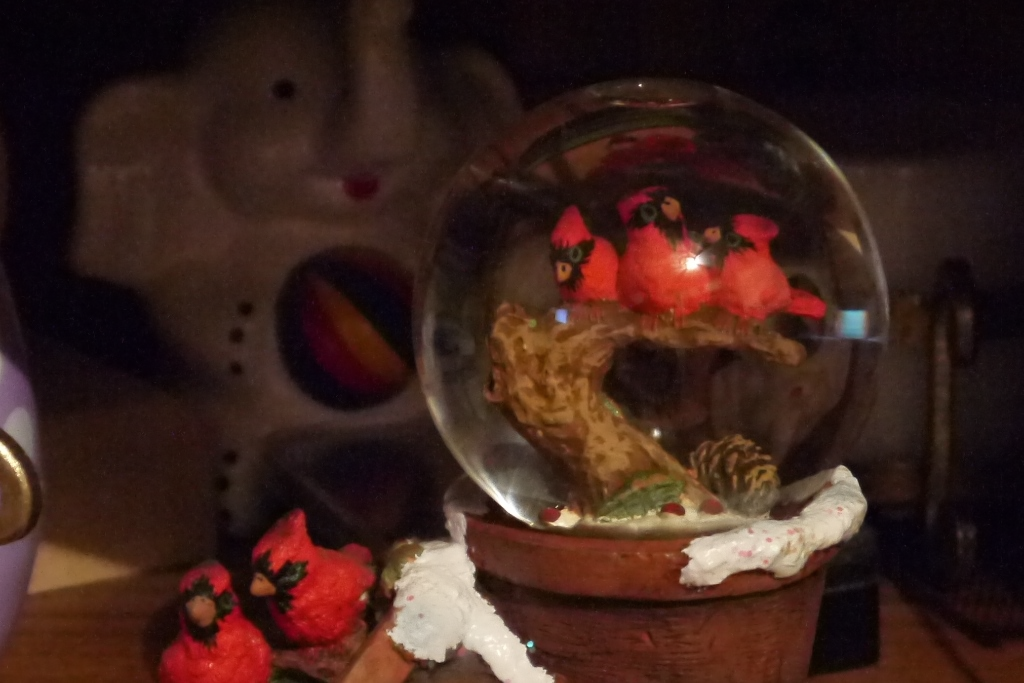
#> input picture CartoonCombined/CartoonCombined/snowglobe_colour.png, 1024 x 683 px
$ python EdgeCartoon.py
#> lines starting #> are read from the running program, lines starting #| are printed output that depends on the picture
import numpy as np
import cv2
import math


if __name__ == '__main__':
   input_image = cv2.imread('snowglobe_colour.png',1) #Reads the input image
#> input_image is the input picture: shape (683, 1024, 3); mean B, G, R 27.8, 34.1, 59.8
   output_image = input_image.copy()

def threshfunc(in_img):
    img_out = np.copy(in_img)
    new_img = np.copy(in_img)
    vert_edge = np.array([[1,0,1],[0,0,0],[-1,0,-1]])
    horz_edge = np.array([[-1,0,1],[-1,0,1],[-1,0,1]])#basic 3x3 edge detection filters for horizontal and vertical slices
    for i in range(new_img.shape[0]):
        for j in range(in_img.shape[1]):
            if i<1 or i>(in_img.shape[0]-2) or j<1 or j>(in_img.shape[1]-2):#skip borders of image
                pass
            else:
                vert = 0
                horz=0
                for x in range(-1,2):
                    for y in range(-1,2): #parameters to do the 3x3 filter in x and y axis
                        horz += new_img[i+x,j+y]*horz_edge[x+1,y+1]
                        vert += new_img[i+x,j+y]*vert_edge[x+1,y+1] #store values of image * filter for both edges
                img_out[i,j] = int(math.sqrt(math.pow(horz,2)+math.pow(vert,2))) # find magnitude
                if img_out[i,j] > 80: #thresholding at near half intensity
                    img_out[i,j] = 255
                else:
                    img_out[i,j] = 0 #lower the threshold, the more edges show
    return img_out

def Edge_Dectection_func(in_img):
    new_img = np.copy(in_img)
    img_grey = cv2.cvtColor(new_img, cv2.COLOR_BGR2GRAY) # line turns the colored rgb image to grayscale
    r = np.copy(img_grey) #Each of the 3 colors will have the same size as
    g = np.copy(img_grey)
    b = np.copy(img_grey)
    for i in range (in_img.shape[0]):
        for j in range (in_img.shape[1]):
            r[i,j] = new_img[i,j][0]
            g[i,j] = new_img[i,j][1]
            b[i,j] = new_img[i,j][2] #rgb extracted and saved in arrays r g b
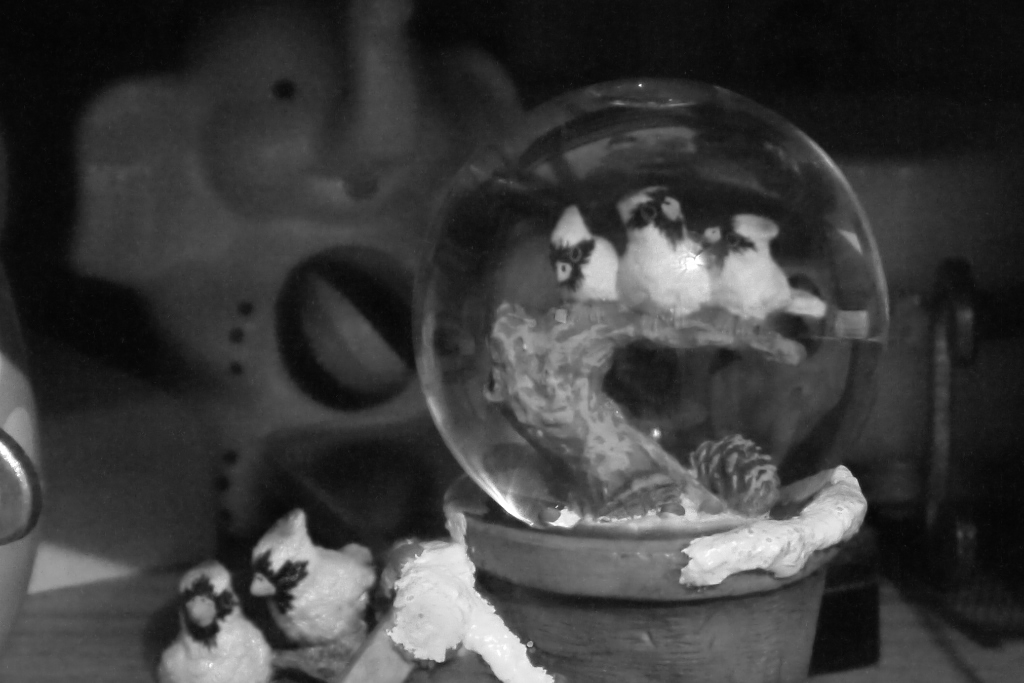
#> b: shape (683, 1024); min 4, max 255, mean 59.8
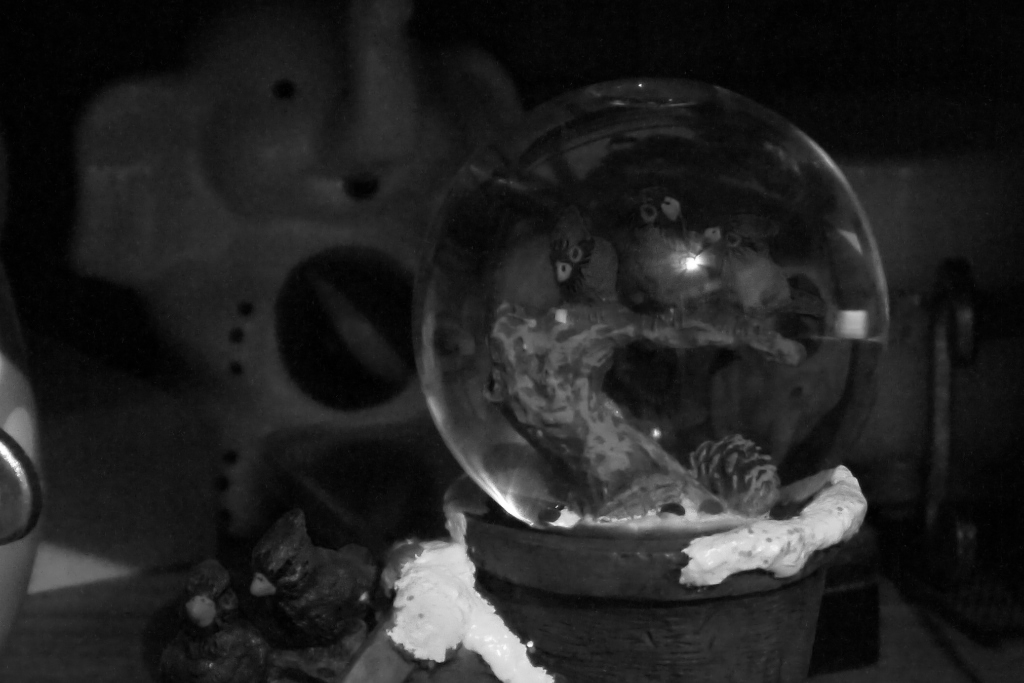
#> g: shape (683, 1024); min 0, max 255, mean 34.1
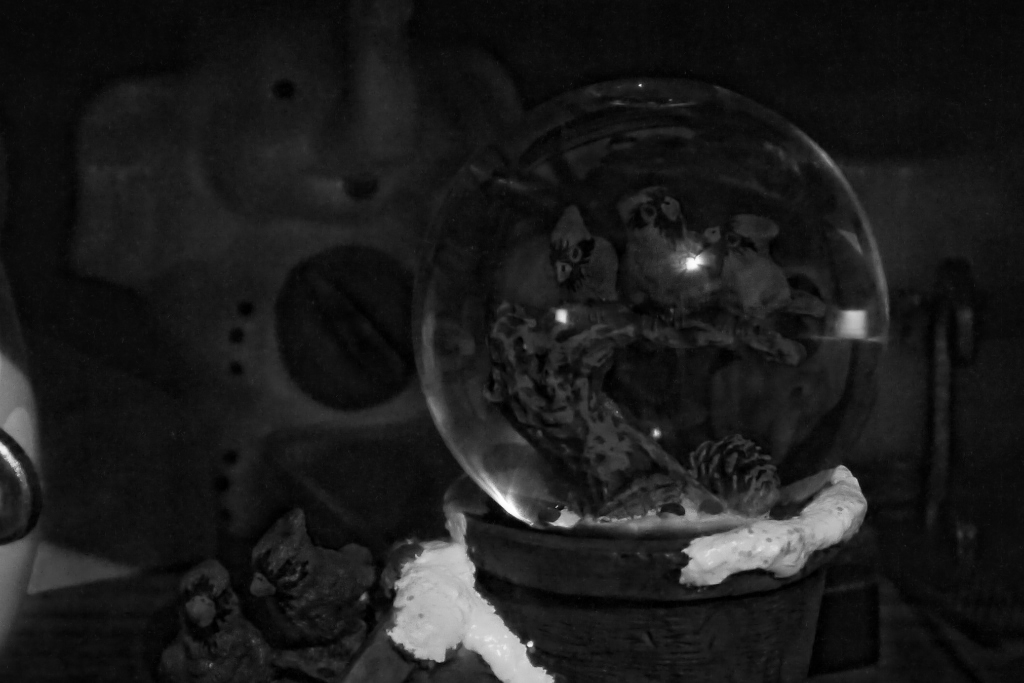
#> r: shape (683, 1024); min 0, max 255, mean 27.8
    r = threshfunc(r)
#> after the loop in threshfunc, `for i in range(new_img.shape[0]):`:
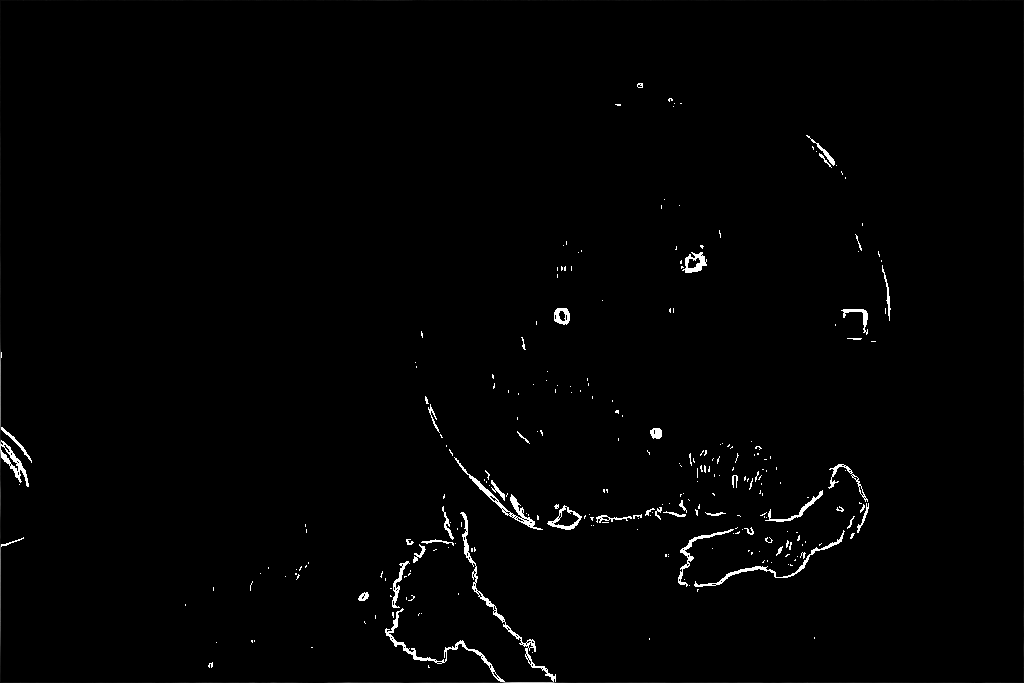
#> img_out: shape (683, 1024); min 0, max 255, mean 2.8
    g = threshfunc(g)
    b = threshfunc(b) #thresholding the RGB image layers
#> after the loop in threshfunc (call 3), `for i in range(new_img.shape[0]):`:
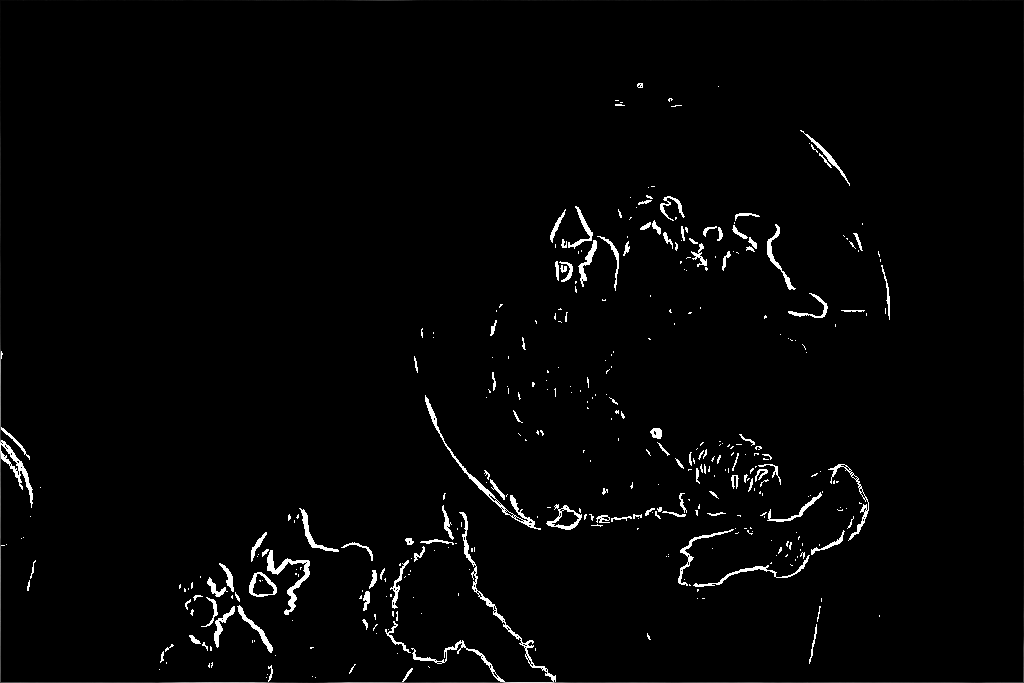
#> img_out: shape (683, 1024); min 0, max 255, mean 5
    for x in range (in_img.shape[0]):
        for y in range (in_img.shape[1]):
            new_img[x,y][0]=r[x,y]
            new_img[x,y][1]=g[x,y]
            new_img[x,y][2]=b[x,y] # save new RGB image
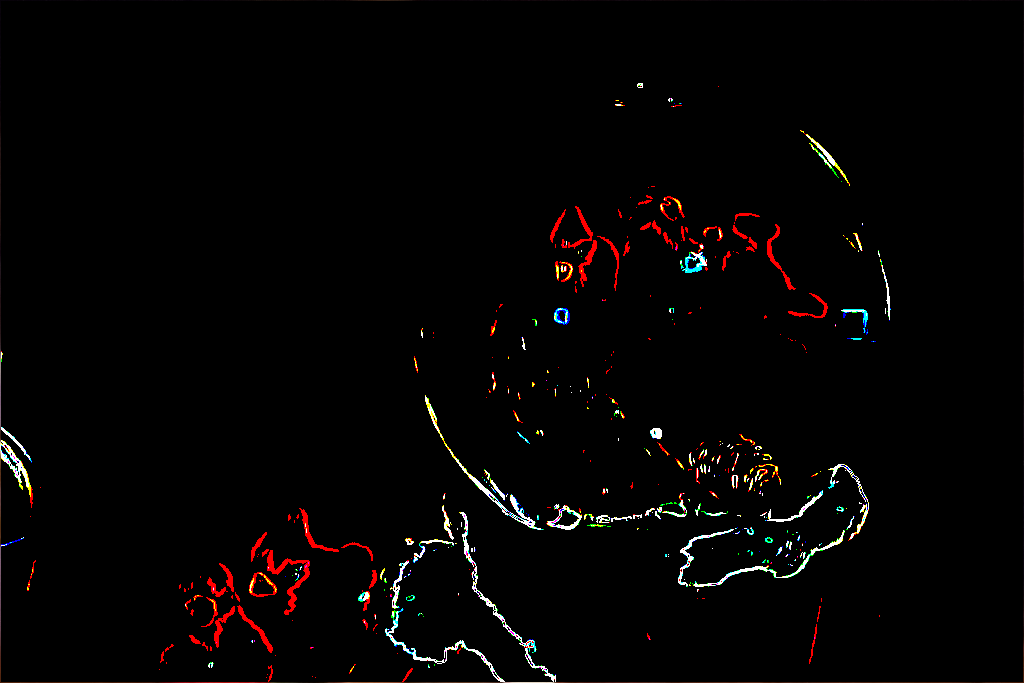
#> new_img: shape (683, 1024, 3); mean B, G, R 2.8, 3.2, 5

    return new_img

if __name__ == '__main__':
   output_image  = Edge_Dectection_func(input_image) #calls upon edge detection function
   cv2.imwrite('threshed_snow.png',output_image)
   cv2.waitKey(0)
   cv2.destroyAllWindows()
